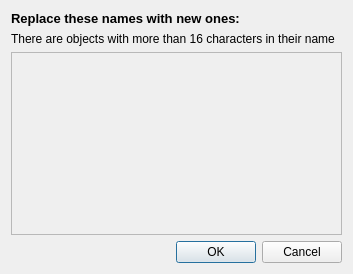
<?xml version="1.0" encoding="UTF-8"?>
<ui version="4.0">
 <class>dlg_replace_in_file</class>
 <widget class="QDialog" name="dlg_replace_in_file">
  <property name="geometry">
   <rect>
    <x>0</x>
    <y>0</y>
    <width>353</width>
    <height>274</height>
   </rect>
  </property>
  <property name="windowTitle">
   <string>Replace text in file</string>
  </property>
  <property name="modal">
   <bool>true</bool>
  </property>
  <layout class="QGridLayout" name="gridLayout_2">
   <item row="4" column="0">
    <widget class="QDialogButtonBox" name="buttonBox">
     <property name="standardButtons">
      <set>QDialogButtonBox::Cancel|QDialogButtonBox::Ok</set>
     </property>
    </widget>
   </item>
   <item row="1" column="0">
    <widget class="QLabel" name="lbl_title">
     <property name="font">
      <font>
       <pointsize>10</pointsize>
       <weight>75</weight>
       <bold>true</bold>
      </font>
     </property>
     <property name="text">
      <string>Replace these names with new ones:</string>
     </property>
    </widget>
   </item>
   <item row="3" column="0">
    <widget class="QScrollArea" name="scrollArea">
     <property name="widgetResizable">
      <bool>true</bool>
     </property>
     <widget class="QWidget" name="scrollAreaWidgetContents">
      <property name="geometry">
       <rect>
        <x>0</x>
        <y>0</y>
        <width>333</width>
        <height>184</height>
       </rect>
      </property>
      <layout class="QVBoxLayout" name="verticalLayout">
       <item>
        <layout class="QGridLayout" name="lyt_replace"/>
       </item>
      </layout>
     </widget>
    </widget>
   </item>
   <item row="2" column="0">
    <widget class="QLabel" name="lbl_subtitle">
     <property name="text">
      <string>There are objects with more than 16 characters in their name</string>
     </property>
    </widget>
   </item>
  </layout>
 </widget>
 <resources/>
 <connections/>
</ui>
